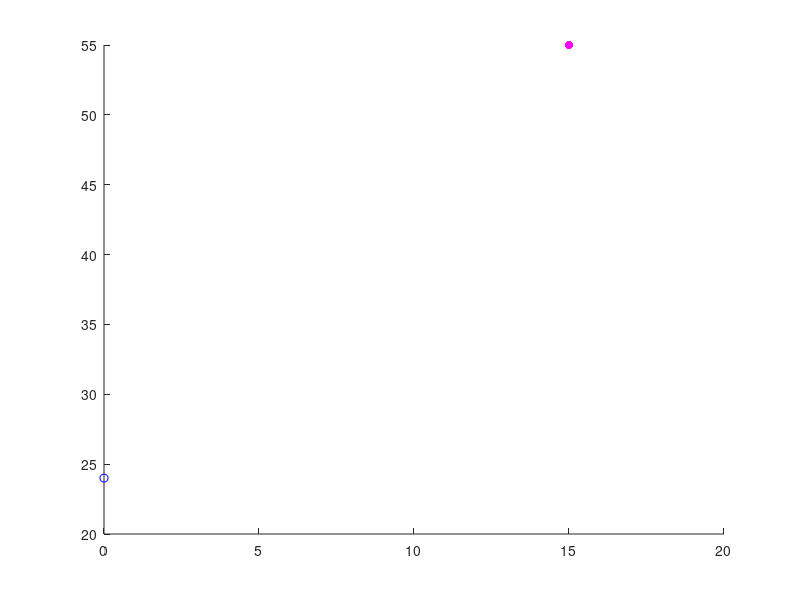

Write the MATLAB code that produced this figure. (Note: this script raises an error after producing the figure.)
%% #### -------------------------------------------------------------- ####
%% George Kontoudis, Ph.D. Student, gpkont@vt.edu, www.georgekontoudis.com
%% Nonlinear Equality Constraint Optimization for Whiffletree Configuration
%% #### -------------------------------------------------------------- ####
clear all;
close all;
clc;
%% Differential Mechanism Parameters
global rm rrl lr xc yc yf

%  Differential mechanism dimensions
rm=25; % Main bar radius
rrl=10; % Index bar radius up to the anchor 
rll=rrl; % Ring-pinky bar radius up to the anchor
rrr=15; % Index bar length from the anchor to the right edge
rrt = rrl+rrr; % Total radius of index bar
lm=25; % Length of tendon from actuator to main bar
lr=30; % Length of tendon from main bar to index bar 
ll=30; % Length of tendon from main bar to ring-pinky bar
xf=0; % X coordinate of main bar center
x_vec = []; % vector of optimization solutions
yf_vec = []; % vector of Y coordinate of main bar center

% Finger tendon lengths
index_tendon = 30;
ring_tendon = 30;
pinky_tendon = 30;

% Blocked bar center
xc=rm-rrl; % X coordinate of constrained middle finger
yc=lm+lr; % Y coordinate of constrained middle finger

% Figure
figure (1)
scatter(xc,yc,'m', 'filled')
hold on
x(1) = rm; % X coordiante at middle bar edge (initial condition)
x(3) = xc+rrl; % X coordiante at index bar center (initial condition)
x(4) = yc; % Y coordiante at index bar center (initial condition)
for da=1:2:11 % Displacement
yf=lm-da; % Y coordinate of main bar center

scatter(xf,yf,'b')
hold on

yf_vec = [yf_vec yf];
% Optimzation
x0=[x(1); yf; x(3); x(4)]'; % Initial conditions of optimization
options = optimset('LargeScale','off');
[x, fval] = fmincon(@distance,x0,[],[],[],[],[],[],@constraints,options);
[c,ceq] = constraints(x); % constraints

% figure
scatter(x(1),x(2), 'b')
hold on
scatter(x(3),x(4),'m')
hold on
plot([x(1),xf], [x(2),yf], 'b')
hold on
plot([x(3),xc], [x(4),yc], 'm')
hold on
plot([x(1),x(3)], [x(2),x(4)], 'k')
hold on
x_vec = [x_vec; x da];

% Kinematics for index bar configuration
phi = atan( abs(x(3)-xc)/abs(x(4)-yc));
dyrr = rrt*cos(phi);
yrr = yc - dyrr;
xrr = sin(phi)*rrt + xc;
% figure for index bar configuration
scatter(xrr,yrr,'m')
hold on
plot([x(3) xrr],[x(4) yrr],'m')
hold on
plot([xrr, xrr],[yrr, yrr+index_tendon],'k')
hold on
plot([xf, xf],[yf, yf-ll],'k')
hold on

% Kinematics for middle bar configuration
yl = 2*lm+ll+lr-x(4)-2*da;
delta_y = yrr -yl
xml = -x(1);
yml = -x(2)+2*yf;
% figure for middle bar configuration
scatter(xml,yml,'b')
hold on
plot([x(1) xml],[x(2) yml], 'b')
hold on

% Kinematics for ring-pinky bar configuration
xl = xml;
yl = yml+ll;
xlr = xl + rll;
ylr=yl;
xll = xl - rll;
yll=yl;
% figure for ring-pinky bar configuration
scatter(xl,yl,'m')
hold on
plot([xl, xml],[yl, yml],'k')
hold on
scatter(xlr,ylr,'m')
hold on
scatter(xll,yll,'m')
hold on
plot([xlr,xll],[ylr,yll],'m')
hold on
plot([xlr xlr],[ylr,ylr+ring_tendon],'k')
hold on
plot([xll xll],[yll,yll+pinky_tendon],'k')
hold on

% figure characteristics
xlim ([-60 60])
ylim ([-25 95])
hold on 
% pause
   
end
%% Appendix - Previous design optimization
% %% Whiffletree configuration
% % Main bar's left edge Y-coordiante
% dymc=x(2)-yf; % Y-distance of main bar's right edge to center
% yml=yf-dymc;
%
% % Ring bar's Y-coordinate
% yr=yml+lr;
%
% % Index bar's Y-coordinate
% phi=acosd((yc-x(4))/rrl); % Y-axis and index bar angle
% dyir=(rrl+rir)*cosd(phi); % Perpendicular distance from yc to yi
% yir=yc-dyir;
%
% % Differential motion
% dy=(yir-yr)
%
% %% Displacement (da) vs Differential motion (dy) plots
%
% % Import data
% filename ='src/displDist_rii10.txt';
% delimiterIn = ' ';
% headerlinesIn = 1;
% A = importdata(filename,delimiterIn,headerlinesIn);
%
% filename ='src/displDist_rii15.txt';
% delimiterIn = ' ';
% headerlinesIn = 1;
% B = importdata(filename,delimiterIn,headerlinesIn);
%
% filename ='src/displDist_rii20.txt';
% delimiterIn = ' ';
% headerlinesIn = 1;
% C = importdata(filename,delimiterIn,headerlinesIn);
%
% filename ='src/displDist_rii25.txt';
% delimiterIn = ' ';
% headerlinesIn = 1;
% D = importdata(filename,delimiterIn,headerlinesIn);
%
% filename ='src/displDist_rii30.txt';
% delimiterIn = ' ';
% headerlinesIn = 1;
% E = importdata(filename,delimiterIn,headerlinesIn);
%
% %% Plots
%
% DDif=(A.data(:,2)-B.data(:,2))/5; % Equivalent motion Ratio \delta d
% DifRat=(C.data(:,2)./DDif);
% DifRatV=[0;DifRat(2:end,:)]; % Differential Constant Rate \alpha [mm]
%
% figure (1)
% plot(A.data(:,1), A.data(:,2), '-or', ...
%      B.data(:,1), B.data(:,2), '-*b', ...
%      C.data(:,1), C.data(:,2), '-+c', ...
%      D.data(:,1), D.data(:,2), '-sg', ...
%      E.data(:,1), E.data(:,2), '-dm', ...
%      'LineWidth',2);
% grid on
% xlabel('Linear Displacement d_a [mm]')
% ylabel('Differential Motion \delta y [mm]')
% legend('r_{it}=30mm','r_{it}=35mm','r_{it}=40mm','r_{it}=45mm', ...
%        'r_{it}=50mm','Location','northwest');
% set(gca,'fontsize',14.5,'FontName','Times New Roman')
%
% fig=figure;
% left_color = [0 0 1];
% right_color = [1 0 0];
% set(fig,'defaultAxesColorOrder',[left_color; right_color]);
% yyaxis 'left'
% plot(A.data(:,1),DDif, '-*', 'LineWidth',2);
% xlabel('Actuator Displacement d_a [mm]')
% ylabel('Equivalent Motion Ratio \delta d')
%
% yyaxis 'right'
% plot(A.data(2:end,1),DifRatV(2:end,:), '-d','LineWidth',2);
% ylabel('Differential Constant Rate \alpha [mm]')
% grid on
% set(gca,'fontsize',14.5,'FontName','Times New Roman')